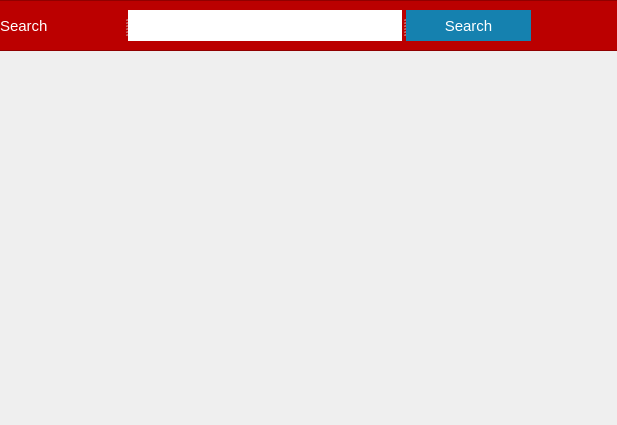
<?xml version="1.0" encoding="UTF-8"?>
<ui version="4.0">
 <class>student_search</class>
 <widget class="QWidget" name="student_search">
  <property name="geometry">
   <rect>
    <x>0</x>
    <y>0</y>
    <width>617</width>
    <height>425</height>
   </rect>
  </property>
  <property name="windowTitle">
   <string>Form</string>
  </property>
  <widget class="QFrame" name="frame">
   <property name="geometry">
    <rect>
     <x>-10</x>
     <y>0</y>
     <width>631</width>
     <height>51</height>
    </rect>
   </property>
   <property name="styleSheet">
    <string notr="true">QFrame#frame
{
background-color:#BB0000;
}
QLabel#label{
background-color:transparent;
color:white;
border:none;
	font: 11pt ;
}
QLineEdit#lineEdit
{
background-color:white;
border:none;
}
QPushButton#pushButton{
background-color:rgb(21,129,175);
border:none;
color:white;
font:11pt;


}</string>
   </property>
   <property name="frameShape">
    <enum>QFrame::StyledPanel</enum>
   </property>
   <property name="frameShadow">
    <enum>QFrame::Raised</enum>
   </property>
   <widget class="QSplitter" name="splitter_2">
    <property name="geometry">
     <rect>
      <x>10</x>
      <y>10</y>
      <width>531</width>
      <height>31</height>
     </rect>
    </property>
    <property name="orientation">
     <enum>Qt::Horizontal</enum>
    </property>
    <widget class="QSplitter" name="splitter">
     <property name="orientation">
      <enum>Qt::Horizontal</enum>
     </property>
     <widget class="QLabel" name="label">
      <property name="text">
       <string>Search</string>
      </property>
     </widget>
     <widget class="QLineEdit" name="lineEdit"/>
    </widget>
    <widget class="QPushButton" name="pushButton">
     <property name="text">
      <string>Search</string>
     </property>
    </widget>
   </widget>
  </widget>
 </widget>
 <resources/>
 <connections/>
</ui>
